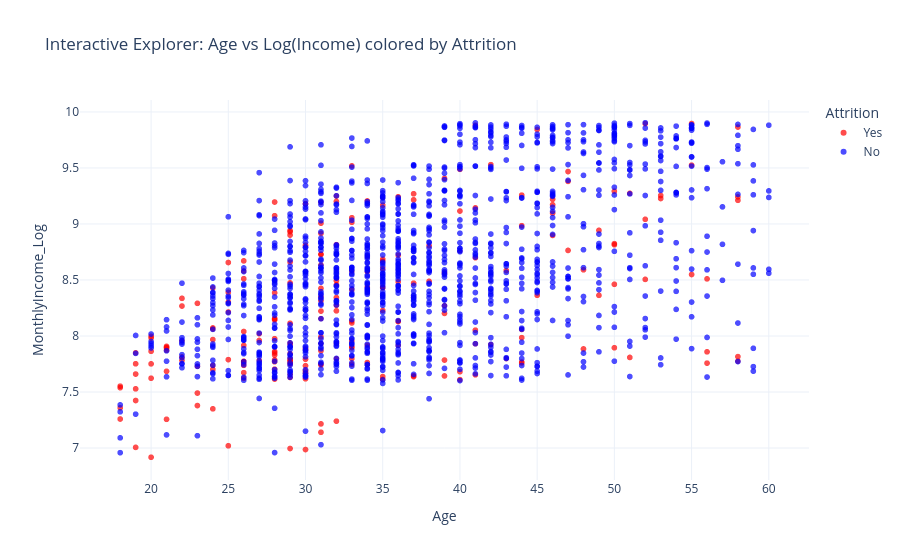

Source (notebook cell):
### Markdown cell above
### 🖱️ 6.1 Interactive Visualization (Plotly)
To deeply explore the relationship between Age, Income, and Attrition interactively, as required by the project specifications.

### Code cell
# pip install plotly
import plotly.express as px

# Create an interactive scatter plot
fig = px.scatter(df, 
                 x='Age', 
                 y='MonthlyIncome_Log', 
                 color='Attrition',
                 hover_data=['JobRole', 'Department', 'YearsAtCompany'],
                 title='Interactive Explorer: Age vs Log(Income) colored by Attrition',
                 opacity=0.7,
                 color_discrete_map={'Yes': 'red', 'No': 'blue'})

fig.update_layout(template='plotly_white')
fig.show()

### Figure 1 — Plotly figure (JSON) as saved in the notebook; plotly's stock layout.template omitted (floating-point values rounded to 4 significant figures; data arrays with more than 128 entries replaced by an {"elided": "..."} marker saying what was removed)
{"data": [{"customdata": {"elided": "237x3 mixed values"}, "hovertemplate": "Attrition=Yes<br>Age=%{x}<br>MonthlyIncome_Log=%{y}<br>JobRole=%{customdata[0]}<br>Department=%{customdata[1]}<br>YearsAtCompany=%{customdata[2]}<extra></extra>", "legendgroup": "Yes", "marker": {"color": "red", "opacity": 0.7, "symbol": "circle"}, "mode": "markers", "name": "Yes", "showlegend": true, "x": {"elided": "237 int values"}, "xaxis": "x", "y": {"elided": "237 float values"}, "yaxis": "y", "type": "scattergl"}, {"customdata": {"elided": "1233x3 mixed values"}, "hovertemplate": "Attrition=No<br>Age=%{x}<br>MonthlyIncome_Log=%{y}<br>JobRole=%{customdata[0]}<br>Department=%{customdata[1]}<br>YearsAtCompany=%{customdata[2]}<extra></extra>", "legendgroup": "No", "marker": {"color": "blue", "opacity": 0.7, "symbol": "circle"}, "mode": "markers", "name": "No", "showlegend": true, "x": {"elided": "1233 int values"}, "xaxis": "x", "y": {"elided": "1233 float values"}, "yaxis": "y", "type": "scattergl"}], "layout": {"xaxis": {"anchor": "y", "domain": [0.0, 1.0], "title": {"text": "Age"}}, "yaxis": {"anchor": "x", "domain": [0.0, 1.0], "title": {"text": "MonthlyIncome_Log"}}, "legend": {"title": {"text": "Attrition"}, "tracegroupgap": 0}, "title": {"text": "Interactive Explorer: Age vs Log(Income) colored by Attrition"}}}
